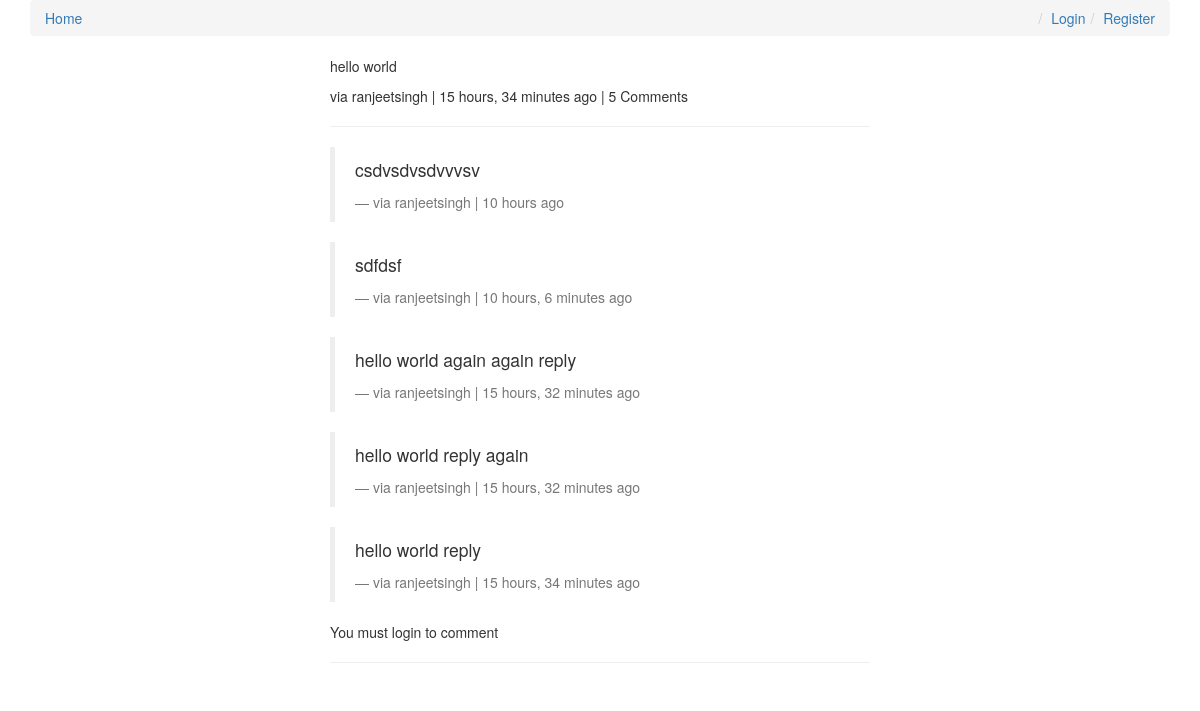
Before: /comments/13/ with the older database file.
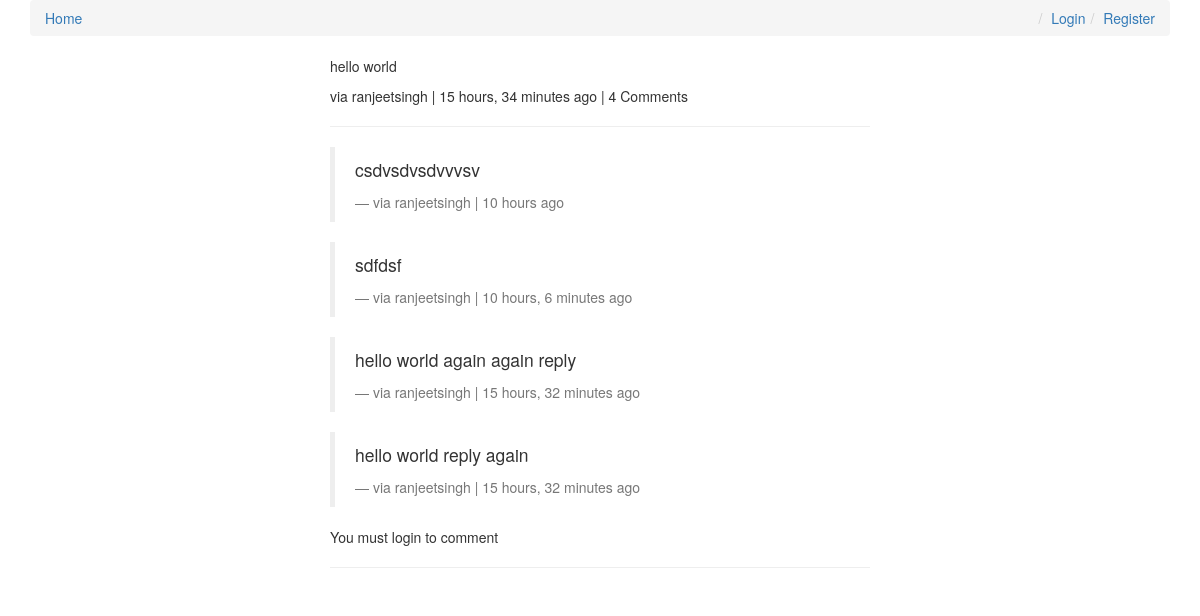
After: the same page with the newer database file.
### comments/models.py (models this page shows, shortened)
class Comment(models.Model):
    user        = models.ForeignKey(settings.AUTH_USER_MODEL, default=1)
    content_type = models.ForeignKey(ContentType, on_delete=models.CASCADE)
    object_id = models.PositiveIntegerField()
    content_object = GenericForeignKey('content_type', 'object_id')
    parent      = models.ForeignKey("self", null=True, blank=True)
    content     = models.TextField()
    timestamp   = models.DateTimeField(auto_now_add=True)
    objects = CommentManager()
    class Meta:
        ordering = ['-timestamp']
    def children(self): #replies
        return Comment.objects.filter(parent=self)
    @property
    def is_parent(self):
        if self.parent is not None:
            return False
        return True

### comments/views.py (the view, shortened to what this page needs)
# urls.py: url(r'^(?P<id>\d+)/$', comment_thread, name='thread'),
def comment_thread(request,id):
    try:
        obj = Comment.objects.get(id=id)
    except:
        raise Http404
    if not obj.is_parent:
        obj = obj.parent
    content_object = obj.content_object
    content_id = obj.object_id
    initial_data = {
        "content_type":obj.content_type,
        "object_id":obj.object_id
    }
    form = CommentForm(request.POST or None, initial=initial_data)
    context = {
        "comments":obj,
        "form":form,
    }
    return render(request, "comment_thread.html", context)

### posts/models.py (called while the page is built)
    def __str__(self):
        return self.title

### posts/templatetags/urlify.py (called while the page is built)
@register.filter
def urlify(value):
    return quote_plus(value)

### templates/comment_thread.html (shortened to what this page needs)
{% extends "base.html" %}
{% load urlify %}
{% load crispy_forms_tags %}
{% block content %}
<div class="col-sm-6 col-sm-offset-3">
    <p> {{comments.content}}</p>
    <footer>via {{ comments.user }} | {{ comments.timestamp|timesince }} ago |
        {% if comments.children.count > 0 %}{{ comments.children.count }}
        Comment{% if comments.children.count > 1 %}s{% endif %} {% endif %} {% if request.user == comments.user %} <a href="{{comments.get_delete_url}}">Delete</a>{% endif %} </footer>
    <hr>
    <div>
        {% for child_comment in comments.children %}
        <blockquote>
            <p class="mb-0"> {{child_comment.content}}</p>
            <footer>via {{child_comment.user }} | {{ child_comment.timestamp | timesince }} ago  {% if request.user == child_comment.user %} <a href="{{child_comment.get_delete_url}}">Delete</a> {% endif %}  </footer>
        </blockquote>
        {% endfor %}
        {% if request.user.is_authenticated %}
        <form action="" method="POST">{% csrf_token %}
            {{form | crispy }}
            <input type="hidden" name='parent_id' value="{{comments.id}}">
            <input type="submit" value="Reply" class="btn btn-default">
        </form>
        {% else %}
        <p>You must login to comment</p>
        {% endif %}
    </div>
    <hr />
</div>
{% endblock content %}

Changed rows visible on the page:
removed Comment: content "hello world reply", user "ranjeetsingh", timestamp "15 hours, 34 minutes"
computed for Comment "hello world": children.count "5" → "4"
